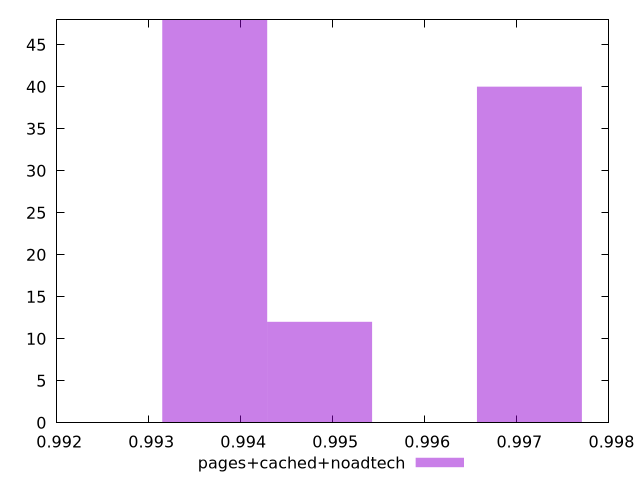

Reproduce this figure in gnuplot.
$_pagesCachedNoadtech <<EOF
0.9937178943418246 48
0.9971366485654776 40
0.9948574790830422 12
EOF
set key outside below
set terminal pngcairo
set output "report_00006_2020-11-02T20-21-41.718Z/interactive/pages+cached+noadtech//hist.png"
set yrange [0:48]
set boxwidth 0.0011395847412176887
set style fill transparent solid 0.5 noborder
plot $_pagesCachedNoadtech title "pages+cached+noadtech" with boxes ,
